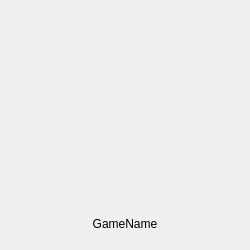
<?xml version="1.0" encoding="UTF-8"?>
<ui version="4.0">
 <class>PhotoPreviewWidget</class>
 <widget class="QWidget" name="PhotoPreviewWidget">
  <property name="geometry">
   <rect>
    <x>0</x>
    <y>0</y>
    <width>250</width>
    <height>250</height>
   </rect>
  </property>
  <property name="minimumSize">
   <size>
    <width>250</width>
    <height>250</height>
   </size>
  </property>
  <property name="maximumSize">
   <size>
    <width>250</width>
    <height>250</height>
   </size>
  </property>
  <property name="windowTitle">
   <string>Form</string>
  </property>
  <layout class="QVBoxLayout" name="verticalLayout">
   <item>
    <widget class="ClickableImageLabel" name="imageLabel">
     <property name="text">
      <string/>
     </property>
    </widget>
   </item>
   <item>
    <widget class="QLabel" name="labelText">
     <property name="sizePolicy">
      <sizepolicy hsizetype="Preferred" vsizetype="Preferred">
       <horstretch>0</horstretch>
       <verstretch>0</verstretch>
      </sizepolicy>
     </property>
     <property name="maximumSize">
      <size>
       <width>16777215</width>
       <height>30</height>
      </size>
     </property>
     <property name="text">
      <string>GameName</string>
     </property>
     <property name="alignment">
      <set>Qt::AlignCenter</set>
     </property>
    </widget>
   </item>
  </layout>
 </widget>
 <customwidgets>
  <customwidget>
   <class>ClickableImageLabel</class>
   <extends>QLabel</extends>
   <header>ui/widgets/clickableimagelabel.h</header>
  </customwidget>
 </customwidgets>
 <resources/>
 <connections/>
</ui>
